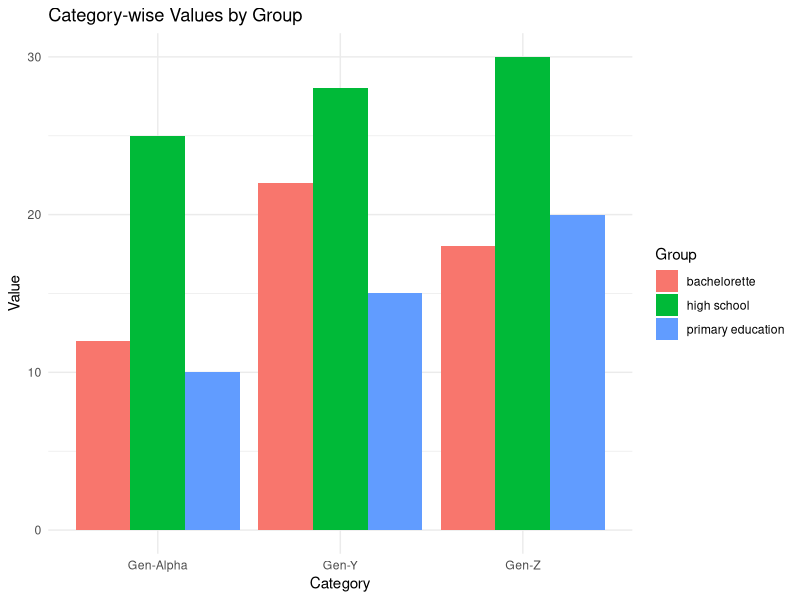
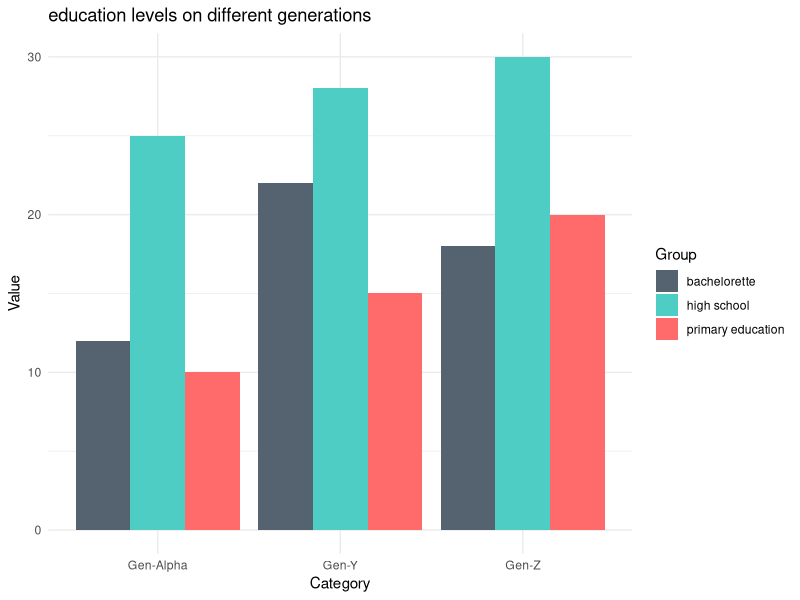

R code for these plots, in order:

if (!require("ggplot2")) install.packages("ggplot2", dependencies = TRUE)
library(ggplot2)


data <- data.frame(
  Group = rep(c("primary education", "high school", "bachelorette"), each = 3),
  Category = rep(c("Gen-Alpha", "Gen-Z", "Gen-Y"), times = 3),
  Value = c(10, 20, 15, 25, 30, 28, 12, 18, 22)
)


ggplot(data, aes(x = Category, y = Value, fill = Group)) +
  geom_bar(stat = "identity", position = "dodge") +
  labs(
    title = "Category-wise Values by Group",
    x = "Category",
    y = "Value"
  ) +
  theme_minimal()
ggplot(data, aes(x = Category, y = Value, fill = Group)) +
  geom_bar(stat = "identity", position = "dodge") +
  scale_fill_manual(values = c("primary education" = "#FF6B6B", "high school" = "#4ECDC4", "bachelorette" = "#556270")) +
  labs(
    title = "education levels on different generations",
    x = "Category",
    y = "Value"
  ) +
  theme_minimal()
